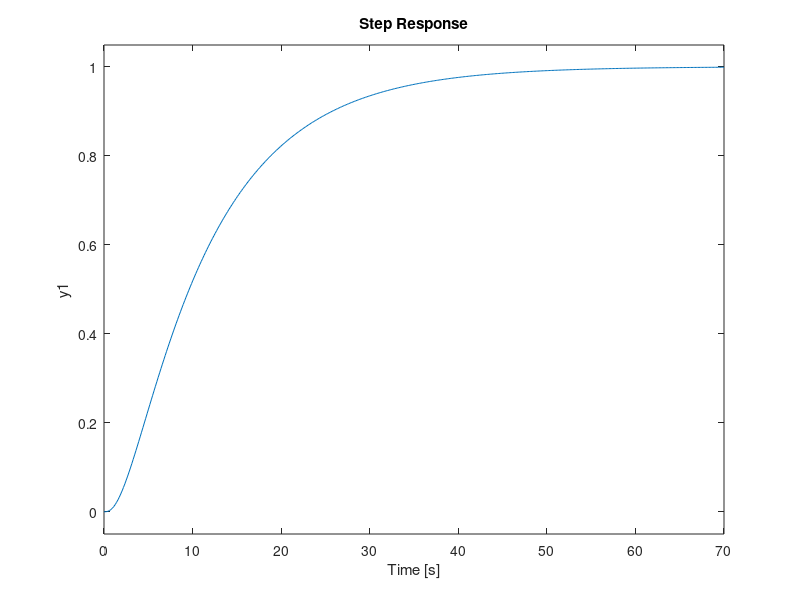

The MATLAB source for this figure:
%% Inicio Limpio

clc;        % Consola limpia
clear;      % Workspace limpio
close all;  % Cierra otras ventanas

%% Pasar de la funcion trasnferencia al modelo de estado

num = 0.1; 

aux = conv([1 0.5],[1 0.1])
den = conv(aux,[1 2]);
Gs = tf(num, den)  
[A, B, C, D] = tf2ss(num, den)  %   Tf a modelo de estados

step(Gs);grid;

%% Matrices contolabilidad y observabilidad

Co = ctrb(A,B)  %   Matriz Controlabilidad
Ob = obsv(A,C)  %   Matriz Observabilidad

%% Pasar de modelo de estado a funcion transferencia

[b, a] = ss2tf(A,B,C,D);
Gs1 = tf(b, a)  


PLC = [-0.8+1.10i; -0.8-1.10i ; -5; -10]

%   Agrego un polo extra en -10 para que aumente el tipo del sistema

%% Formula de ackermann

%K = acker(A, B ,PLC)

% Tambien funciona:
%
%   K = place(A, B ,PLC)
%

Ahat = [ A zeros(size(A,1),1); -C 0 ]

Bhat = [B ; 0]

ctr=[Bhat Ahat*Bhat Ahat*Ahat*Bhat Ahat*Ahat*Ahat*Bhat]


K = acker(Ahat, Bhat ,PLC)

